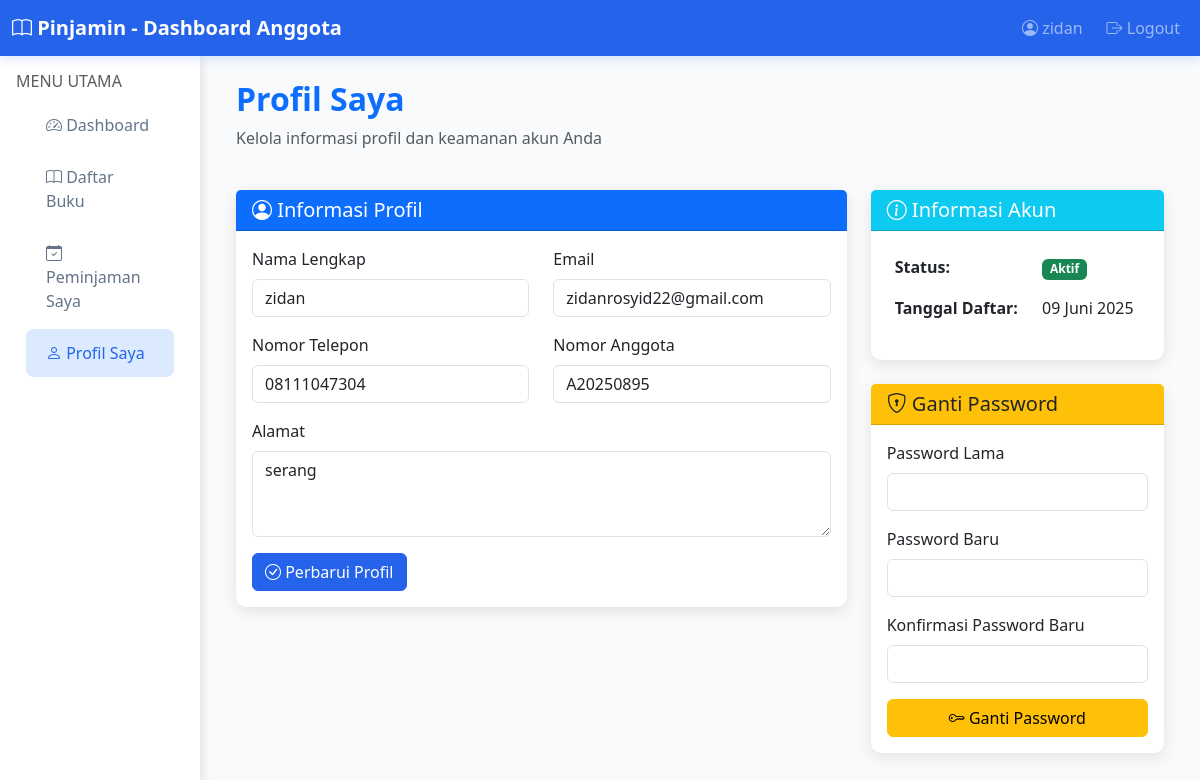
The page /member_profil.php (signed in) on the database its author committed.
### tables this page shows
CREATE TABLE `anggota` (
  `id_anggota` int NOT NULL,
  `nomor_anggota` varchar(20) NOT NULL,
  `nama_lengkap` varchar(100) NOT NULL,
  `email` varchar(100) NOT NULL,
  `password` varchar(255) NOT NULL,
  `alamat` text,
  `nomor_telepon` varchar(15) DEFAULT NULL,
  `tanggal_daftar` timestamp NULL DEFAULT CURRENT_TIMESTAMP,
  `status` enum('aktif','nonaktif') DEFAULT 'aktif'
);

### database.php (called while the page is built, shortened)
<?php
function formatTanggal($tanggal) {
    $bulan = array(
        1 => 'Januari', 'Februari', 'Maret', 'April', 'Mei', 'Juni',
        'Juli', 'Agustus', 'September', 'Oktober', 'November', 'Desember'
    );
    $split = explode('-', $tanggal);
    return $split[2] . ' ' . $bulan[(int)$split[1]] . ' ' . $split[0];
}
?>

### member_profil.php (the view, shortened to what this page needs)
<?php
require_once 'database.php';
$stmt = $pdo->prepare("SELECT * FROM anggota WHERE id_anggota = ?");
$stmt->execute([$_SESSION['id_anggota']]);
$anggota = $stmt->fetch();
?>
<!DOCTYPE html>
<html lang="id">
<head>
    <link href="https://cdn.jsdelivr.net/npm/bootstrap@5.3.0/dist/css/bootstrap.min.css" rel="stylesheet">
    <link href="https://cdn.jsdelivr.net/npm/bootstrap-icons@1.10.0/font/bootstrap-icons.css" rel="stylesheet">
</head>
<body>
    <nav class="navbar navbar-expand-lg navbar-dark">
        <div class="container-fluid">
            <a class="navbar-brand fw-bold" href="#">
                <i class="bi bi-book"></i> Pinjamin - Dashboard Anggota
            </a>
            <div class="navbar-nav ms-auto">
                <span class="navbar-text me-3">
                    <i class="bi bi-person-circle"></i> <?= $_SESSION['nama_anggota'] ?>
                </span>
                <a class="nav-link" href="logout.php">
                    <i class="bi bi-box-arrow-right"></i> Logout
                </a>
            </div>
        </div>
    </nav>
    <div class="container-fluid">
        <div class="row">
            <div class="col-md-3 col-lg-2 px-0">
                <div class="sidebar">
                    <div class="p-3">
                        <h6 class="text-muted">MENU UTAMA</h6>
                        <nav class="nav flex-column">
                            <a class="nav-link" href="member_dashboard.php">
                                <i class="bi bi-speedometer2"></i> Dashboard
                            </a>
                            <a class="nav-link" href="member_buku.php">
                                <i class="bi bi-book"></i> Daftar Buku
                            </a>
                            <a class="nav-link" href="member_peminjaman.php">
                                <i class="bi bi-calendar-check"></i> Peminjaman Saya
                            </a>
                            <a class="nav-link active" href="member_profil.php">
                                <i class="bi bi-person"></i> Profil Saya
                            </a>
                        </nav>
                    </div>
                </div>
            </div>
            <div class="col-md-9 col-lg-10">
                <div class="p-4">
                    <div class="row mb-4">
                        <div class="col-12">
                            <h2 class="fw-bold text-primary">Profil Saya</h2>
                            <p class="text-muted">Kelola informasi profil dan keamanan akun Anda</p>
                        </div>
                    </div>
                    <div class="row">
                        <div class="col-md-8">
                            <div class="card">
                                <div class="card-header bg-primary text-white">
                                    <h5 class="mb-0">
                                        <i class="bi bi-person-circle"></i> Informasi Profil
                                    </h5>
                                </div>
                                <div class="card-body">
                                    <form method="POST">
                                        <div class="row">
                                            <div class="col-md-6 mb-3">
                                                <label for="nama_lengkap" class="form-label">Nama Lengkap</label>
                                                <input type="text" class="form-control" id="nama_lengkap" name="nama_lengkap"
                                                       value="<?= htmlspecialchars($anggota['nama_lengkap']) ?>" required>
                                            </div>
                                            <div class="col-md-6 mb-3">
                                                <label for="email" class="form-label">Email</label>
                                                <input type="email" class="form-control" id="email" name="email"
                                                       value="<?= htmlspecialchars($anggota['email']) ?>" required>
                                            </div>
                                            <div class="col-md-6 mb-3">
                                                <label for="nomor_telepon" class="form-label">Nomor Telepon</label>
                                                <input type="tel" class="form-control" id="nomor_telepon" name="nomor_telepon"
                                                       value="<?= htmlspecialchars($anggota['nomor_telepon']) ?>">
                                            </div>
                                            <div class="col-md-6 mb-3">
                                                <label class="form-label">Nomor Anggota</label>
                                                <input type="text" class="form-control" value="<?= htmlspecialchars($anggota['nomor_anggota']) ?>" readonly>
                                            </div>
                                            <div class="col-md-12 mb-3">
                                                <label for="alamat" class="form-label">Alamat</label>
                                                <textarea class="form-control" id="alamat" name="alamat" rows="3"><?= htmlspecialchars($anggota['alamat']) ?></textarea>
                                            </div>
                                        </div>
                                        <button type="submit" class="btn btn-primary">
                                            <i class="bi bi-check-circle"></i> Perbarui Profil
                                        </button>
                                    </form>
                                </div>
                            </div>
                        </div>
                        <div class="col-md-4">
                            <div class="card mb-4">
                                <div class="card-header bg-info text-white">
                                    <h5 class="mb-0">
                                        <i class="bi bi-info-circle"></i> Informasi Akun
                                    </h5>
                                </div>
                                <div class="card-body">
                                    <table class="table table-borderless">
                                        <tr>
                                            <td><strong>Status:</strong></td>
                                            <td>
                                                <?php if ($anggota['status'] == 'aktif'): ?>
                                                    <span class="badge bg-success">Aktif</span>
                                                <?php else: ?>
                                                    <span class="badge bg-danger">Non-aktif</span>
                                                <?php endif; ?>
                                            </td>
                                        </tr>
                                        <tr>
                                            <td><strong>Tanggal Daftar:</strong></td>
                                            <td><?= formatTanggal(date('Y-m-d', strtotime($anggota['tanggal_daftar']))) ?></td>
                                        </tr>
                                    </table>
                                </div>
                            </div>
                            <div class="card">
                                <div class="card-header bg-warning text-dark">
                                    <h5 class="mb-0">
                                        <i class="bi bi-shield-lock"></i> Ganti Password
                                    </h5>
                                </div>
                                <div class="card-body">
                                    <form method="POST">
                                        <div class="mb-3">
                                            <label for="password_lama" class="form-label">Password Lama</label>
                                            <input type="password" class="form-control" id="password_lama" name="password_lama" required>
                                        </div>
                                        <div class="mb-3">
                                            <label for="password_baru" class="form-label">Password Baru</label>
                                            <input type="password" class="form-control" id="password_baru" name="password_baru" required>
                                        </div>
                                        <div class="mb-3">
                                            <label for="konfirmasi_password" class="form-label">Konfirmasi Password Baru</label>
                                            <input type="password" class="form-control" id="konfirmasi_password" name="konfirmasi_password" required>
                                        </div>
                                        <button type="submit" class="btn btn-warning w-100">
                                            <i class="bi bi-key"></i> Ganti Password
                                        </button>
                                    </form>
                                </div>
                            </div>
                        </div>
                    </div>
                </div>
            </div>
        </div>
    </div>
</body>
</html>

### member_profil.php (style rules this page uses)
:root { --primary-blue: #2563eb; --light-blue: #dbeafe; --dark-blue: #1e40af; }
body { background: #f8fafc; }
.navbar { background: var(--primary-blue) !important; box-shadow: 0 2px 10px rgba(37, 99, 235, 0.2); }
.sidebar { background: white; min-height: calc(100vh - 56px); box-shadow: 2px 0 10px rgba(0, 0, 0, 0.1); }
.sidebar .nav-link { color: #64748b; padding: 12px 20px; border-radius: 8px; margin: 2px 10px; }
.sidebar .nav-link.active { background: var(--light-blue); color: var(--primary-blue); }
.card { border: none; box-shadow: 0 4px 15px rgba(0, 0, 0, 0.1); border-radius: 10px; }
.btn-primary { background: var(--primary-blue); border-color: var(--primary-blue); }

### rows shown on the page
anggota: nama_lengkap "zidan", email "zidanrosyid22@gmail.com", nomor_telepon "08111047304", nomor_anggota "A20250895", alamat "serang", tanggal_daftar "09 Juni 2025"

### other values the page prints
$_SESSION['nama_anggota'] "zidan"
